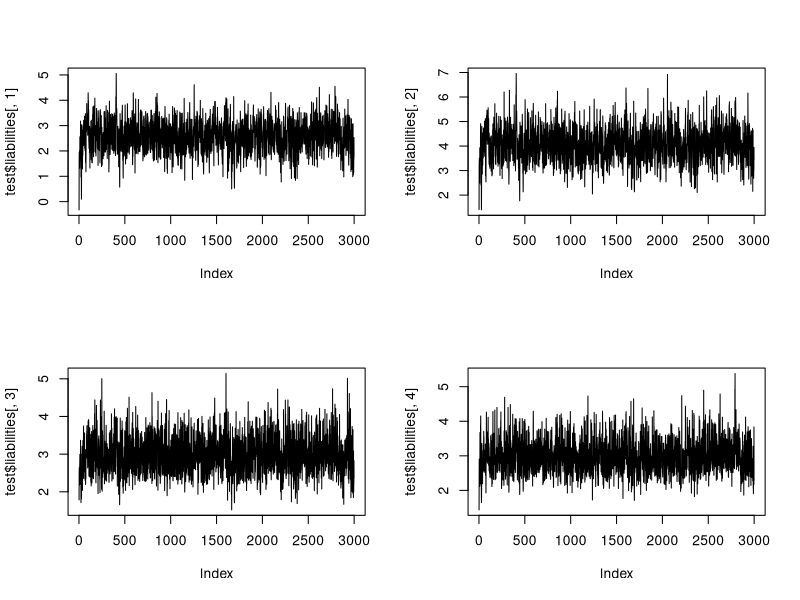
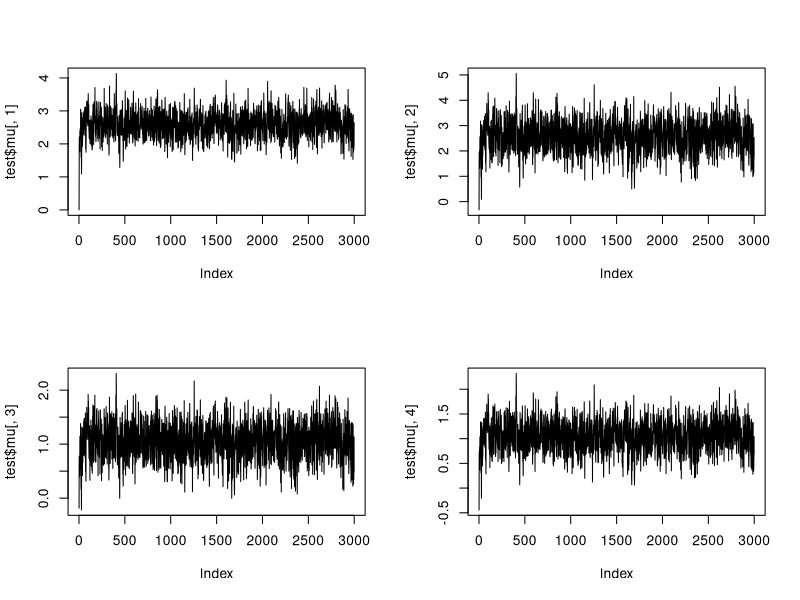

These charts were generated, in order, by the following R code:
## ---- chunk 1
get_cov = function(h2, n_sib = 0) {
  cov <- matrix(h2/2, 4 + n_sib, 4 + n_sib)
  diag(cov) <- 1
  cov[3,4] <- cov[4,3] <- 0
  cov[1:2, 1] <- cov[1, 1:2] <- h2
  cov
}
## ---- chunk 2
calc_distribution = function(sigma){
  out = list()
  for (i in 1:nrow(sigma)){
    sigma_bar = sigma[i,i] - sigma[i , -i] %*% solve(sigma[-i , -i]) %*% sigma[-i , i]
    mu_mult_bar = sigma[i , -i] %*% solve(sigma[ -i, -i])
    out[[i]] = list('sigma'=sigma_bar, 'mu_mult'=mu_mult_bar)
    }
  return(out)
  }
## ---- chunk 3
bounds <- function(phenos,N, T_ = 0.05){
  interval_2 = c(0, 1-T_)
  interval_1 = c(1-T_, 1)
  k = length(phenos)+1
  out = matrix(c(0,1), ncol=2, nrow=k, byrow=T)
  i = 2
  for (phen in phenos){
    interval = phen * interval_1 + (1-phen)*interval_2
    out[i,] = interval
    i = i+1
  }
  q = matrix(runif(N*k, out[,1], out[,2]), ncol=k, byrow=T)
  return(q)
}
 
## ---- chunk 4
# Vores gibb sampler


Gibb <- function(covmat, phenos, N, T_ = 0.05){

  bounds = bounds(phenos, N, T_) 

  
  k = nrow(covmat)

  const_list = calc_distribution(covmat)
  
  liabil = matrix(0, nrow = N, ncol = k) # i formen c(l_g, l, l_p1, l_p2)
  mu_vec = matrix(0, nrow = N-1, ncol = k)


  for (i in 1:(N-1)) {
    for (j in 1:k) {
      # Udregner parametre
      sigma = const_list[[j]]$sigma
      mu_mult = const_list[[j]]$mu_mult
      mu = mu_mult %*% liabil[i,-j] # Udelukker den liability vi er kommet til
      mu_vec[i,j] = mu
      liabil[i,j] = qnorm(bounds[i,j], mu, sqrt(sigma))
    }
    liabil[i+1,] = liabil[i,]
  }
  return(list('liabilities'=liabil, 'mu'=mu_vec))
}
## ---- chunk 5
covmat = get_cov(0.5)
test = Gibb(covmat, c(1,1,1) , 3000)
## ---- chunk 6
par(mfrow=c(2,2))
plot(test$liabilities[,1], type='l')
plot(test$liabilities[,2], type='l')
plot(test$liabilities[,3], type='l')
plot(test$liabilities[,4], type='l')
## ---- chunk 7
par(mfrow=c(2,2))
plot(test$mu[,1], type='l')
plot(test$mu[,2], type='l')
plot(test$mu[,3], type='l')
plot(test$mu[,4], type='l')
## ---- chunk 8
cov(test[[1]])
## ---- chunk 9
Gibb_notrunc <- function(covmat, N, T_ = 0.05){

  k = nrow(covmat)

  const_list = calc_distribution(covmat)

  liabil = matrix(0, nrow = N, ncol = k) # i formen c(l_g, l, l_p1, l_p2)
  mu_vec = matrix(0, nrow = N-1, ncol = k)


  for (i in 1:(N-1)) {
    for (j in 1:k) {
      # Udregner parametre
      sigma = const_list[[j]]$sigma
      mu_mult = const_list[[j]]$mu_mult
      mu = mu_mult %*% liabil[i,-j] # Udelukker den liability vi er kommet til
      mu_vec[i,j] = mu
      liabil[i,j] = rnorm(1, mu, sqrt(sigma))
    }
    liabil[i+1,] = liabil[i,]
  }
  return(list(liabil, mu_vec))
}
## ---- chunk 10
test2 = Gibb_notrunc(get_cov(0.5), 3000)
